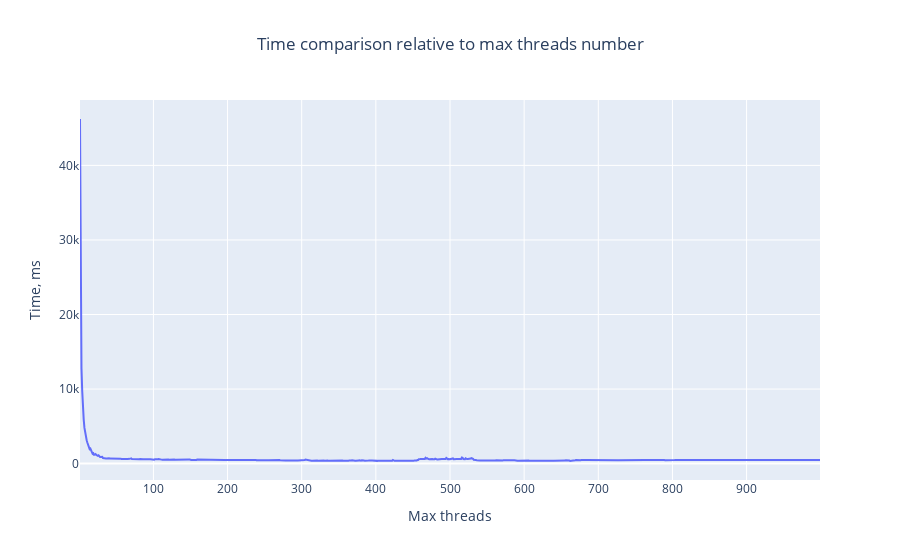

Here is the notebook cell this chart was saved with:
### Code cell
fig = go.Figure()

fig.add_trace(go.Scatter(x=df['max_threads'], y=df['time'], name='Multithreaded matrix multiplication'))

fig.update_layout(
    title='Time comparison relative to max threads number',
    title_x=0.5,
    xaxis_title='Max threads',
    yaxis_title='Time, ms'
)

fig.show()

### Figure 1 — Plotly figure (JSON) as saved in the notebook; plotly's stock layout.template omitted (floating-point values rounded to 4 significant figures; data arrays with more than 128 entries replaced by an {"elided": "..."} marker saying what was removed)
{"data": [{"name": "Multithreaded matrix multiplication", "type": "scatter", "x": {"elided": "999 int values"}, "y": {"elided": "999 int values"}}], "layout": {"title": {"text": "Time comparison relative to max threads number", "x": 0.5}, "xaxis": {"title": {"text": "Max threads"}}, "yaxis": {"title": {"text": "Time, ms"}}}}
